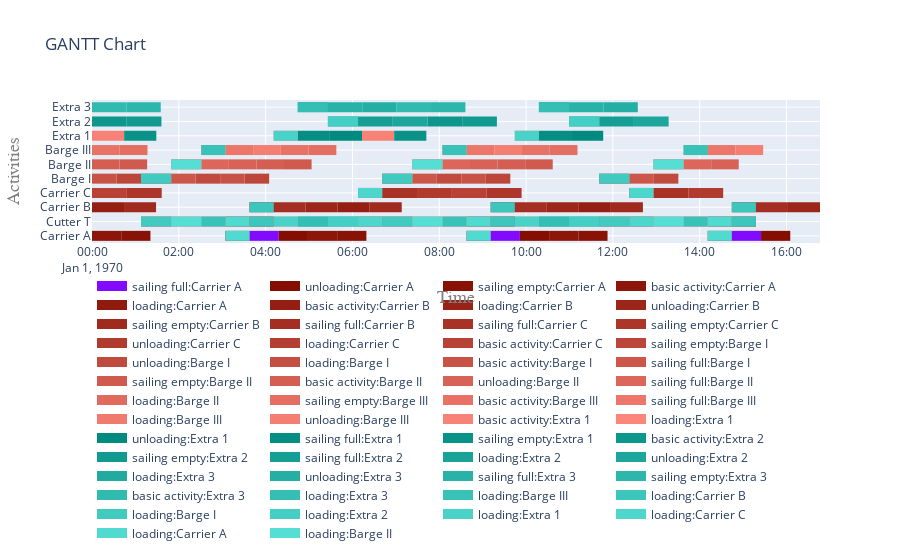

This figure's notebook cell:
### Code cell
fig = get_gantt_chart(vessels, id_map=activities)
